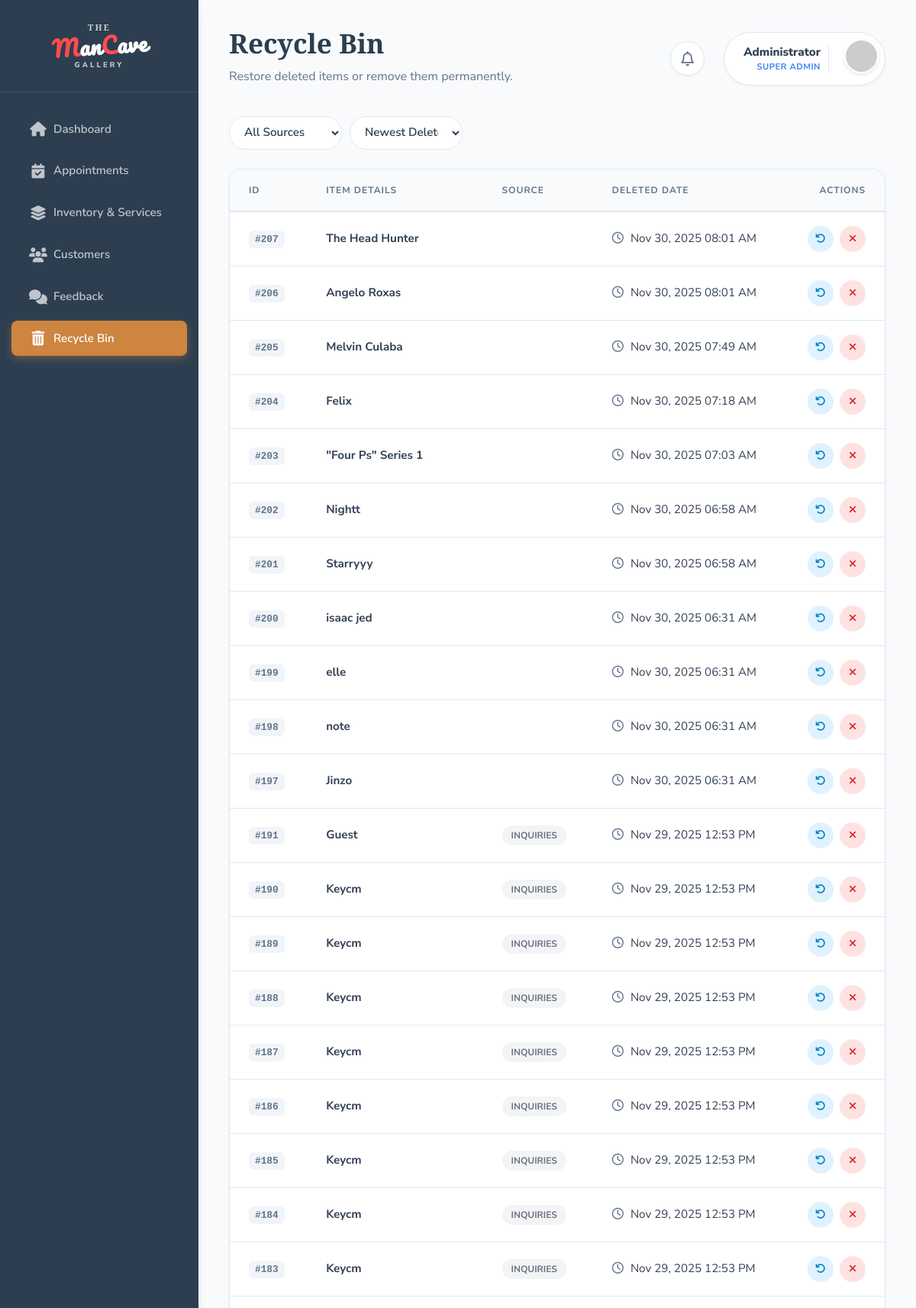
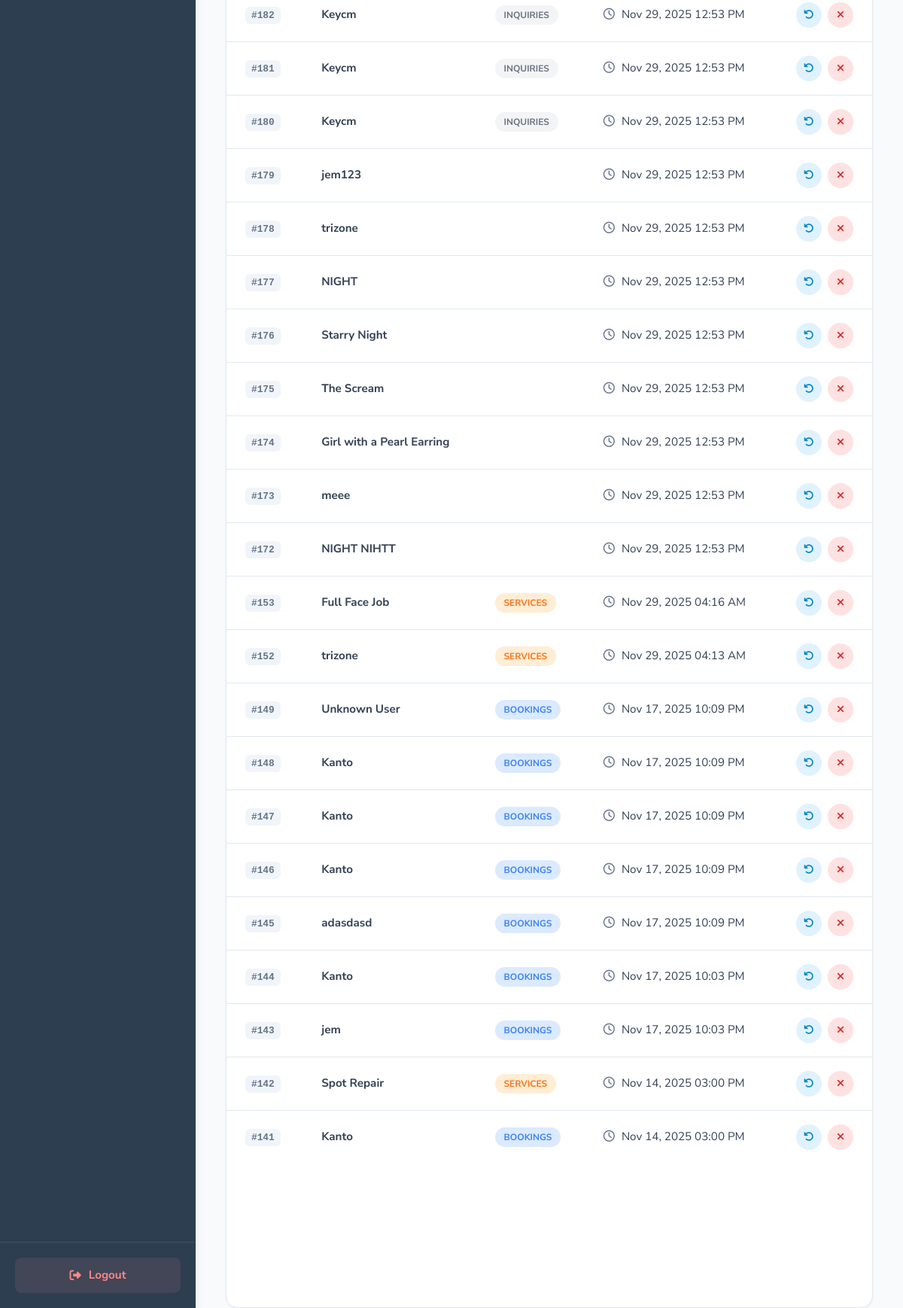
The page /trash.php (signed in) on the database its author committed (2 pictures, top to bottom).
### tables this page shows
CREATE TABLE `trash_bin` (
  `id` int(11) NOT NULL,
  `item_id` int(11) NOT NULL,
  `item_name` varchar(255) NOT NULL,
  `source` enum('bookings','services','gallery','inquiries') NOT NULL,
  `deleted_at` datetime NOT NULL
);

### trash.php (the view, shortened to what this page needs)
<?php
include 'config.php';
$filterSource = $_GET['source'] ?? 'all';
$sortOrder = $_GET['sort'] ?? 'desc';
$whereSQL = "1";
$orderSQL = ($sortOrder === 'asc') ? "ASC" : "DESC";
$trash_items = [];
$sql = "SELECT * FROM trash_bin WHERE $whereSQL ORDER BY deleted_at $orderSQL";
$result = mysqli_query($conn, $sql);
if ($result) {
    while ($row = mysqli_fetch_assoc($result)) {
        $trash_items[] = $row;
    }
}
?>
<!DOCTYPE html>
<html lang="en">
<head>
    <link rel="stylesheet" href="https://cdnjs.cloudflare.com/ajax/libs/font-awesome/6.4.0/css/all.min.css">
    <link rel="stylesheet" href="admin_new_style.css">
</head>
<body>
    <aside class="sidebar">
        <div class="sidebar-header">
            <a href="index.php" class="sidebar-logo">
                <span class="logo-top">THE</span>
                <span class="logo-main"><span class="logo-red">M</span>an<span class="logo-red">C</span>ave</span>
                <span class="logo-bottom">GALLERY</span>
            </a>
        </div>
        <nav class="sidebar-nav">
            <ul>
                <li><a href="admin.php"><i class="fas fa-home"></i> <span>Dashboard</span></a></li>
                <li><a href="reservations.php"><i class="fas fa-calendar-check"></i> <span>Appointments</span></a></li>
                <li><a href="content.php"><i class="fas fa-layer-group"></i> <span>Inventory & Services</span></a></li>
                <li><a href="users.php"><i class="fas fa-users"></i> <span>Customers</span></a></li>
                <li><a href="feedback.php"><i class="fas fa-comments"></i> <span>Feedback</span></a></li>
                <li class="active"><a href="trash.php"><i class="fas fa-trash-alt"></i> <span>Recycle Bin</span></a></li>
            </ul>
        </nav>
        <div class="sidebar-footer">
            <a href="logout.php" class="btn-logout"><i class="fas fa-sign-out-alt"></i> <span>Logout</span></a>
        </div>
    </aside>
    <main class="main-content">
        <header class="top-bar">
            <div class="page-header">
                <h1>Recycle Bin</h1>
                <p>Restore deleted items or remove them permanently.</p>
            </div>
            <div class="header-actions">
                <div class="notif-wrapper">
                    <div class="notif-bell" id="adminNotifBtn">
                        <i class="far fa-bell"></i>
                    </div>
                </div>
                <div class="user-profile">
                    <div class="profile-info">
                        <span class="name">Administrator</span>
                        <span class="role">Super Admin</span>
                    </div>
                    <div class="avatar"><img src="https://ui-avatars.com/api/?name=Admin&background=cd853f&color=fff" alt="Admin"></div>
                </div>
            </div>
        </header>
        <div class="controls-bar">
            <form method="GET" class="filter-form">
                <select name="source" onchange="this.form.submit()">
                    <option value="all" <?= $filterSource == 'all' ? 'selected' : '' ?>>All Sources</option>
                </select>
                <select name="sort" onchange="this.form.submit()">
                    <option value="desc" <?= $sortOrder == 'desc' ? 'selected' : '' ?>>Newest Deleted</option>
                </select>
            </form>
        </div>
        <div class="card table-card">
            <div class="table-responsive">
                <table class="styled-table" id="trashTable">
                    <thead>
                        <tr>
                            <th>ID</th>
                            <th>Item Details</th>
                            <th>Source</th>
                            <th>Deleted Date</th>
                            <th style="text-align: right;">Actions</th>
                        </tr>
                    </thead>
                    <tbody>
                        <?php if (empty($trash_items)): ?>
                            <tr><td colspan="5" class="text-center" style="padding:40px; color:#999;">No items found in trash.</td></tr>
                        <?php else: ?>
                            <?php foreach ($trash_items as $item):
                                $parts = explode('|', $item['item_name'], 2);
                                $displayName = $parts[0];
                                $sourceClass = 'source-' . strtolower($item['source']);
                            ?>
                            <tr>
                                <td><span class="id-badge">#<?= $item['id'] ?></span></td>
                                <td><strong><?= htmlspecialchars($displayName) ?></strong></td>
                                <td><span class="badge-source <?= $sourceClass ?>"><?= ucfirst($item['source']) ?></span></td>
                                <td>
                                    <i class="far fa-clock" style="color:var(--secondary); margin-right:5px;"></i>
                                    <?= date('M d, Y h:i A', strtotime($item['deleted_at'])) ?>
                                </td>
                                <td style="text-align: right;">
                                    <div class="actions" style="justify-content: flex-end;">
                                        <button class="btn-icon edit" onclick="confirmAction('restore', <?= $item['id'] ?>)" title="Restore Item"><i class="fas fa-undo"></i></button>
                                        <button class="btn-icon delete" onclick="confirmAction('delete', <?= $item['id'] ?>)" title="Delete Permanently"><i class="fas fa-times"></i></button>
                                    </div>
                                </td>
                            </tr>
                            <?php endforeach; ?>
                        <?php endif; ?>
                    </tbody>
                </table>
            </div>
        </div>
    </main>
</body>
</html>

### trash.php (style rules this page uses)
.sidebar-logo { display: flex; flex-direction: column; align-items: center; gap: 0; line-height: 1; text-decoration: none; }
.logo-top { font-family: 'Playfair Display', serif; font-size: 0.7rem; font-weight: 700; color: #ccc; letter-spacing: 2px; }
.logo-main { font-family: 'Pacifico', cursive; font-size: 1.8rem; transform: rotate(-4deg); margin: 5px 0; color: #fff; }
.logo-red { color: #ff4d4d; }
.logo-bottom { font-family: 'Nunito Sans', sans-serif; font-size: 0.6rem; font-weight: 800; color: #ccc; letter-spacing: 3px; text-transform: uppercase; }
.header-actions { display: flex; align-items: center; gap: 25px; }
.notif-wrapper { position: relative; }
.notif-bell { background: #fff; width: 45px; height: 45px; border-radius: 50%; display: flex; align-items: center; justify-content: center; font-size: 1.2rem; color: var(--secondary); cursor: pointer; box-shadow: var(--shadow-sm); border: 1px solid var(--border); transition: 0.3s; }
.controls-bar { display: flex; justify-content: space-between; align-items: center; margin-bottom: 25px; gap: 15px; flex-wrap: wrap; }
.filter-form { display: flex; gap: 10px; align-items: center; }
select { padding: 10px 15px; border-radius: 50px; border: 1px solid var(--border); background: white; outline: none; cursor: pointer; color: var(--primary); font-weight: 600; }
.badge-source { padding: 5px 12px; border-radius: 50px; font-size: 0.75rem; font-weight: 700; text-transform: uppercase; }
.source-bookings { background: #dbeafe; color: #3b82f6; }
.source-services { background: #ffedd5; color: #f97316; }
.source-inquiries { background: #f3f4f6; color: #6b7280; }

### rows shown on the page
trash_bin: id "207", item_name "The Head Hunter", deleted_at "Nov 30, 2025 08:01 AM"
trash_bin: id "206", item_name "Angelo Roxas", deleted_at "Nov 30, 2025 08:01 AM"
trash_bin: id "205", item_name "Melvin Culaba", deleted_at "Nov 30, 2025 07:49 AM"
trash_bin: id "204", item_name "Felix", deleted_at "Nov 30, 2025 07:18 AM"
trash_bin: id "203", item_name "\"Four Ps\" Series 1", deleted_at "Nov 30, 2025 07:03 AM"
trash_bin: id "202", item_name "Nightt", deleted_at "Nov 30, 2025 06:58 AM"
trash_bin: id "201", item_name "Starryyy", deleted_at "Nov 30, 2025 06:58 AM"
trash_bin: id "200", item_name "isaac jed", deleted_at "Nov 30, 2025 06:31 AM"
trash_bin: id "199", item_name "elle", deleted_at "Nov 30, 2025 06:31 AM"
trash_bin: id "198", item_name "note", deleted_at "Nov 30, 2025 06:31 AM"
trash_bin: id "197", item_name "Jinzo", deleted_at "Nov 30, 2025 06:31 AM"
trash_bin: id "191", item_name "Guest", source "INQUIRIES", deleted_at "Nov 29, 2025 12:53 PM"
trash_bin: id "190", item_name "Keycm", source "INQUIRIES", deleted_at "Nov 29, 2025 12:53 PM"
trash_bin: id "189", item_name "Keycm", source "INQUIRIES", deleted_at "Nov 29, 2025 12:53 PM"
trash_bin: id "188", item_name "Keycm", source "INQUIRIES", deleted_at "Nov 29, 2025 12:53 PM"
trash_bin: id "187", item_name "Keycm", source "INQUIRIES", deleted_at "Nov 29, 2025 12:53 PM"
trash_bin: id "186", item_name "Keycm", source "INQUIRIES", deleted_at "Nov 29, 2025 12:53 PM"
trash_bin: id "185", item_name "Keycm", source "INQUIRIES", deleted_at "Nov 29, 2025 12:53 PM"
trash_bin: id "184", item_name "Keycm", source "INQUIRIES", deleted_at "Nov 29, 2025 12:53 PM"
trash_bin: id "183", item_name "Keycm", source "INQUIRIES", deleted_at "Nov 29, 2025 12:53 PM"
trash_bin: id "182", item_name "Keycm", source "INQUIRIES", deleted_at "Nov 29, 2025 12:53 PM"
trash_bin: id "181", item_name "Keycm", source "INQUIRIES", deleted_at "Nov 29, 2025 12:53 PM"
trash_bin: id "180", item_name "Keycm", source "INQUIRIES", deleted_at "Nov 29, 2025 12:53 PM"
trash_bin: id "179", item_name "jem123", deleted_at "Nov 29, 2025 12:53 PM"
trash_bin: id "178", item_name "trizone", deleted_at "Nov 29, 2025 12:53 PM"
trash_bin: id "177", item_name "NIGHT", deleted_at "Nov 29, 2025 12:53 PM"
trash_bin: id "176", item_name "Starry Night", deleted_at "Nov 29, 2025 12:53 PM"
trash_bin: id "175", item_name "The Scream", deleted_at "Nov 29, 2025 12:53 PM"
trash_bin: id "174", item_name "Girl with a Pearl Earring", deleted_at "Nov 29, 2025 12:53 PM"
trash_bin: id "173", item_name "meee", deleted_at "Nov 29, 2025 12:53 PM"
trash_bin: id "172", item_name "NIGHT NIHTT", deleted_at "Nov 29, 2025 12:53 PM"
trash_bin: id "153", item_name "Full Face Job", source "SERVICES", deleted_at "Nov 29, 2025 04:16 AM"
trash_bin: id "152", item_name "trizone", source "SERVICES", deleted_at "Nov 29, 2025 04:13 AM"
trash_bin: id "149", item_name "Unknown User", source "BOOKINGS", deleted_at "Nov 17, 2025 10:09 PM"
trash_bin: id "148", item_name "Kanto", source "BOOKINGS", deleted_at "Nov 17, 2025 10:09 PM"
trash_bin: id "147", item_name "Kanto", source "BOOKINGS", deleted_at "Nov 17, 2025 10:09 PM"
trash_bin: id "146", item_name "Kanto", source "BOOKINGS", deleted_at "Nov 17, 2025 10:09 PM"
trash_bin: id "145", item_name "adasdasd", source "BOOKINGS", deleted_at "Nov 17, 2025 10:09 PM"
trash_bin: id "144", item_name "Kanto", source "BOOKINGS", deleted_at "Nov 17, 2025 10:03 PM"
trash_bin: id "143", item_name "jem", source "BOOKINGS", deleted_at "Nov 17, 2025 10:03 PM"
trash_bin: id "142", item_name "Spot Repair", source "SERVICES", deleted_at "Nov 14, 2025 03:00 PM"
trash_bin: id "141", item_name "Kanto", source "BOOKINGS", deleted_at "Nov 14, 2025 03:00 PM"
